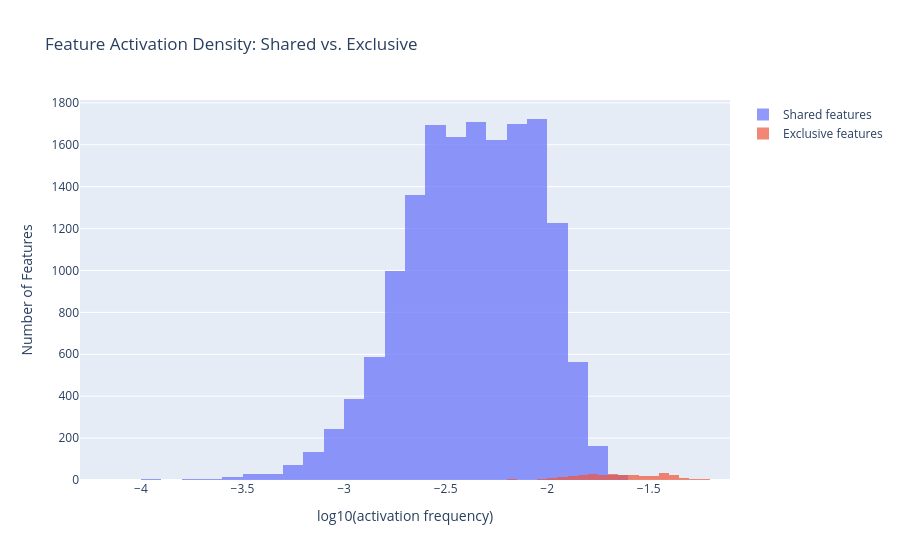

This figure's notebook cell:
### Code cell
fig = go.Figure()
fig.add_trace(go.Histogram(
    x=np.log10(density_shared + 1e-10),
    name="Shared features",
    opacity=0.7,
    nbinsx=50,
))
fig.add_trace(go.Histogram(
    x=np.log10(density_exclusive + 1e-10),
    name="Exclusive features",
    opacity=0.7,
    nbinsx=50,
))
fig.update_layout(
    title="Feature Activation Density: Shared vs. Exclusive",
    xaxis_title="log10(activation frequency)",
    yaxis_title="Number of Features",
    barmode="overlay",
)
fig.show()

### Figure 1 — Plotly figure (JSON) as saved in the notebook; plotly's stock layout.template omitted (floating-point values rounded to 4 significant figures; data arrays with more than 128 entries replaced by an {"elided": "..."} marker saying what was removed)
{"data": [{"name": "Shared features", "nbinsx": 50, "opacity": 0.7, "type": "histogram", "x": {"elided": "15935 float values"}}, {"name": "Exclusive features", "nbinsx": 50, "opacity": 0.7, "type": "histogram", "x": {"elided": "322 float values"}}], "layout": {"barmode": "overlay", "title": {"text": "Feature Activation Density: Shared vs. Exclusive"}, "xaxis": {"title": {"text": "log10(activation frequency)"}}, "yaxis": {"title": {"text": "Number of Features"}}}}
